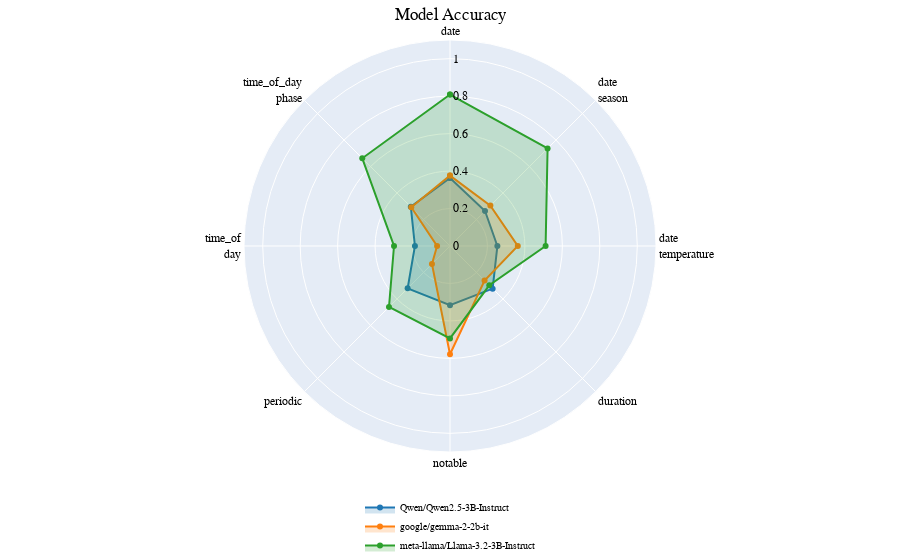

The code cell stored with this chart in its notebook:
### Code cell
import pandas as pd
import plotly.graph_objects as go
import plotly.colors as pc
import matplotlib.pyplot as plt

def rgba(color_hex, alpha):
    """Convert a hex color to rgba string with given alpha."""
    from matplotlib.colors import to_rgba
    r, g, b, _ = to_rgba(color_hex)
    return f'rgba({int(r*255)}, {int(g*255)}, {int(b*255)}, {alpha})'

df = pd.read_csv('results/combined_scores.csv')
df = df.sort_values(by=['model_name', 'dataset_name', 'accuracy'], ascending=False)
df = df[['model_name', 'dataset_name', 'accuracy']].drop_duplicates()
df['dataset_name'] = df['dataset_name'].str.replace('_3way', '', regex=False)
# Replace only the last _ with newline
df['dataset_name'] = df['dataset_name'].str.replace(r'_(?!.*_)', '<br>', regex=True)

pivot_df = df.pivot(index='model_name', columns='dataset_name', values='accuracy').reset_index()
categories = pivot_df.columns[1:]  # skip model_name
fig = go.Figure()

tab10 = plt.cm.get_cmap('tab10').colors  # RGB tuples
fill_colors = [f'rgba({int(r*255)}, {int(g*255)}, {int(b*255)}, 0.2)' for r, g, b in tab10]
line_colors = [f'rgba({int(r*255)}, {int(g*255)}, {int(b*255)}, 1.0)' for r, g, b in tab10]

for i, row in pivot_df.iterrows():
    fig.add_trace(go.Scatterpolar(
        r=row[categories].tolist() + [row[categories[0]]],
        theta=categories.tolist() + [categories[0]],
        fill='toself',
        name=row['model_name'],
        fillcolor=fill_colors[i % len(line_colors)],
        line=dict(color=line_colors[i % len(line_colors)])
    ))


fig.update_layout(
    font=dict(family="sans-serif", size=12, color="black"),
    polar=dict(
        angularaxis=dict(rotation=90, direction="clockwise"),
        radialaxis=dict(visible=True, range=[0, 1.1], angle=90, linecolor=rgba('#ffffff', 0.0), tickangle=90, )
    ),
    title=dict(
        text="Model Accuracy",
        x=0.5,
        xanchor='center',
        yanchor='bottom',
        pad=dict(t=20)
    ),
    legend=dict(
        orientation="v",
        x=0.5,
        yanchor="top",
        xanchor="center",
        y=-0.1,
        font=dict(size=10),
        itemwidth=30
    ),
    margin=dict(l=0, r=0, t=40, b=40),
)

fig.show()
fig.write_image("plots/radar_plot_all.pdf", scale=1, width=400, height=400)

### Figure 1 — Plotly figure (JSON) as saved in the notebook; plotly's stock layout.template omitted (floating-point values rounded to 4 significant figures)
{"data": [{"fill": "toself", "fillcolor": "rgba(31, 119, 180, 0.2)", "line": {"color": "rgba(31, 119, 180, 1.0)"}, "name": "Qwen/Qwen2.5-3B-Instruct", "r": [0.363, 0.2645, 0.253, 0.322, 0.316, 0.32, 0.1873, 0.296, 0.363], "theta": ["date", "date<br>season", "date<br>temperature", "duration", "notable", "periodic", "time_of<br>day", "time_of_day<br>phase", "date"], "type": "scatterpolar"}, {"fill": "toself", "fillcolor": "rgba(255, 127, 14, 0.2)", "line": {"color": "rgba(255, 127, 14, 1.0)"}, "name": "google/gemma-2-2b-it", "r": [0.376, 0.305, 0.362, 0.261, 0.578, 0.1363, 0.069, 0.2925, 0.376], "theta": ["date", "date<br>season", "date<br>temperature", "duration", "notable", "periodic", "time_of<br>day", "time_of_day<br>phase", "date"], "type": "scatterpolar"}, {"fill": "toself", "fillcolor": "rgba(44, 160, 44, 0.2)", "line": {"color": "rgba(44, 160, 44, 1.0)"}, "name": "meta-llama/Llama-3.2-3B-Instruct", "r": [0.8087, 0.737, 0.5105, 0.2967, 0.4935, 0.4607, 0.299, 0.6625, 0.8087], "theta": ["date", "date<br>season", "date<br>temperature", "duration", "notable", "periodic", "time_of<br>day", "time_of_day<br>phase", "date"], "type": "scatterpolar"}], "layout": {"font": {"color": "black", "family": "sans-serif", "size": 12}, "legend": {"font": {"size": 10}, "itemwidth": 30, "orientation": "v", "x": 0.5, "xanchor": "center", "y": -0.1, "yanchor": "top"}, "margin": {"b": 40, "l": 0, "r": 0, "t": 40}, "polar": {"angularaxis": {"direction": "clockwise", "rotation": 90}, "radialaxis": {"angle": 90, "linecolor": "rgba(255, 255, 255, 0.0)", "range": [0, 1.1], "tickangle": 90, "visible": true}}, "title": {"pad": {"t": 20}, "text": "Model Accuracy", "x": 0.5, "xanchor": "center", "yanchor": "bottom"}}}
